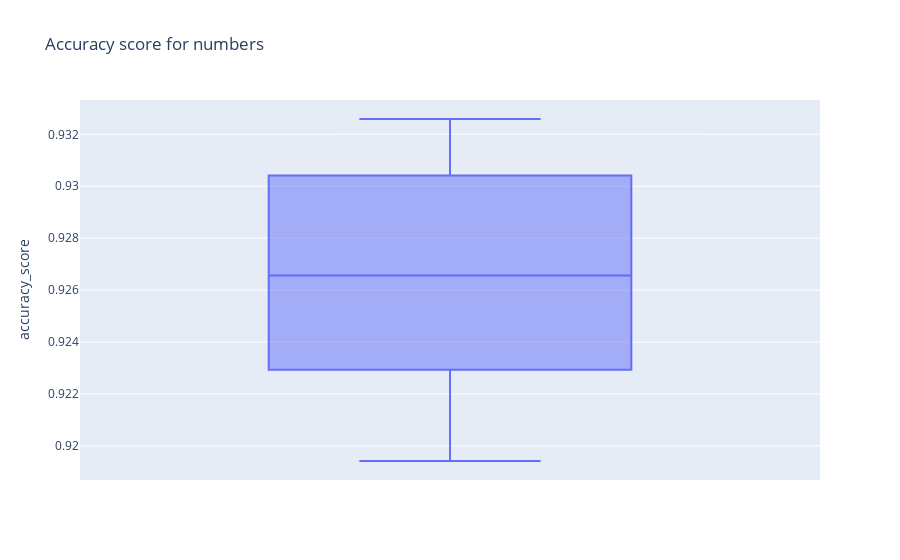
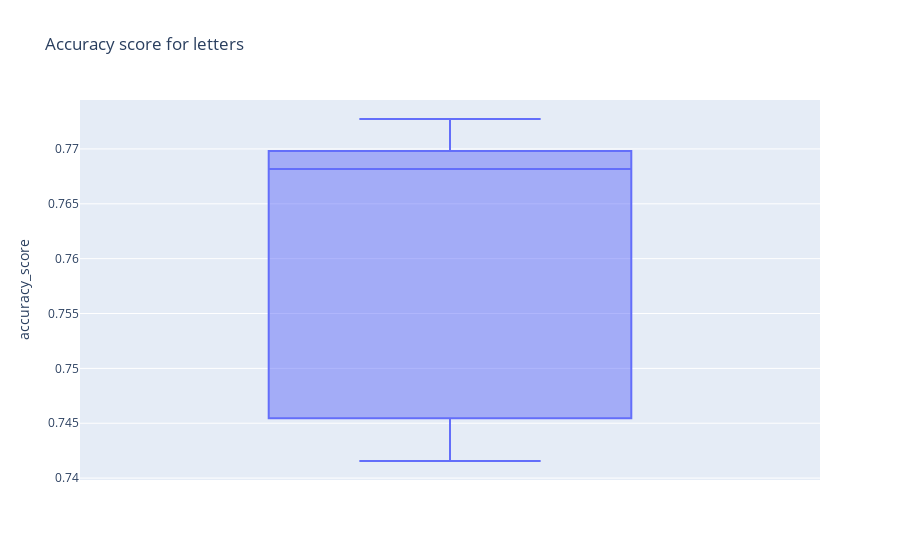

Notebook cell for these charts, in order:
### Code cell
fig = px.box(output_nums_acc, y="accuracy_score", title="Accuracy score for numbers")
fig2 = px.box(output_lletres_acc, y="accuracy_score", title="Accuracy score for letters")
fig.show()
fig2.show()

### Figure 1 — Plotly figure (JSON) as saved in the notebook; plotly's stock layout.template omitted (floating-point values rounded to 4 significant figures)
{"data": [{"alignmentgroup": "True", "hovertemplate": "accuracy_score=%{y}<extra></extra>", "legendgroup": "", "marker": {"color": "#636efa"}, "name": "", "notched": false, "offsetgroup": "", "orientation": "v", "showlegend": false, "type": "box", "x0": " ", "xaxis": "x", "y": [0.9297, 0.9326, 0.9241, 0.9194, 0.9266], "y0": " ", "yaxis": "y"}], "layout": {"boxmode": "group", "legend": {"tracegroupgap": 0}, "title": {"text": "Accuracy score for numbers"}, "xaxis": {"anchor": "y", "domain": [0, 1]}, "yaxis": {"anchor": "x", "domain": [0, 1], "title": {"text": "accuracy_score"}}}}

### Figure 2 — Plotly figure (JSON) as saved in the notebook; plotly's stock layout.template omitted (floating-point values rounded to 4 significant figures)
{"data": [{"alignmentgroup": "True", "hovertemplate": "accuracy_score=%{y}<extra></extra>", "legendgroup": "", "marker": {"color": "#636efa"}, "name": "", "notched": false, "offsetgroup": "", "orientation": "v", "showlegend": false, "type": "box", "x0": " ", "xaxis": "x", "y": [0.7682, 0.7416, 0.7727, 0.7468, 0.7688], "y0": " ", "yaxis": "y"}], "layout": {"boxmode": "group", "legend": {"tracegroupgap": 0}, "title": {"text": "Accuracy score for letters"}, "xaxis": {"anchor": "y", "domain": [0, 1]}, "yaxis": {"anchor": "x", "domain": [0, 1], "title": {"text": "accuracy_score"}}}}
